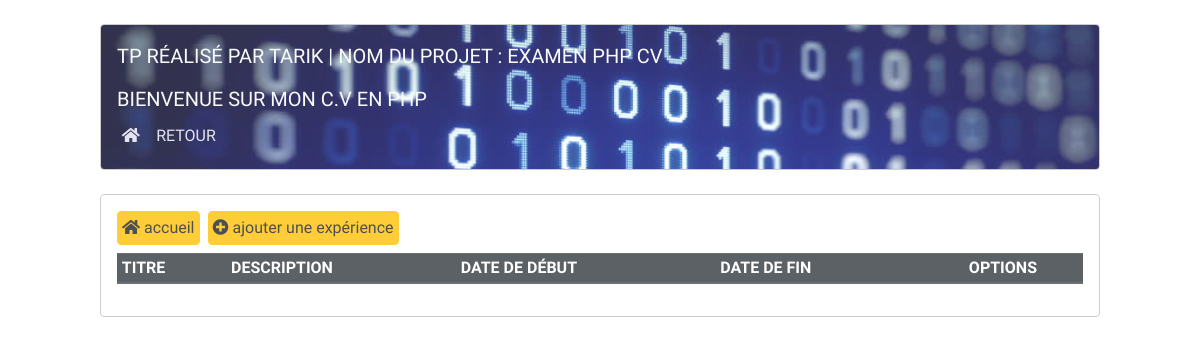
/experience.php, run on an earlier commit of the app's database.
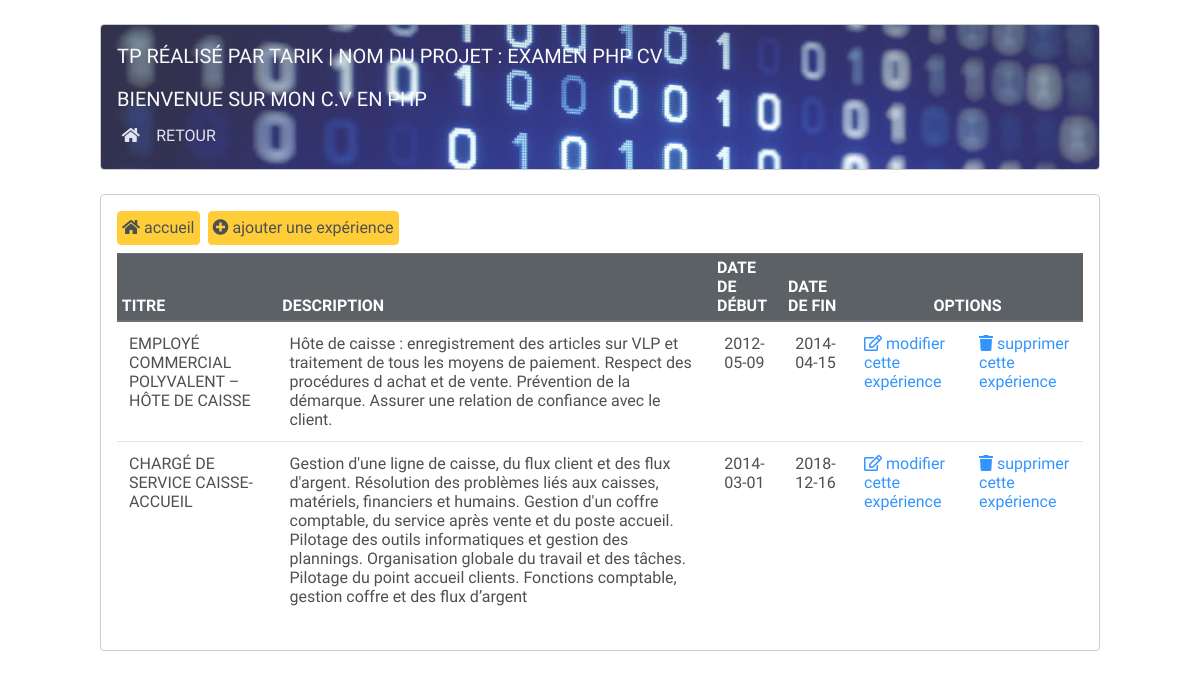
And on a later commit of the database.
### tables this page shows
CREATE TABLE `experience` (
  `id` int(11) NOT NULL,
  `titre` varchar(250) NOT NULL,
  `description` text NOT NULL,
  `date_debut` date NOT NULL,
  `date_fin` date DEFAULT NULL
);

### experience.php (the view, shortened to what this page needs)
<?php
require_once ('include.php');
include ('jumbotron.php');
?>
<div class="menu container col-10">
<nav class="navbar navbar-expand-lg mb-2">
<a class="nav-link btn btn-warning mr-2 p-1" href="home.php"><i class="fas fa-home"></i>&nbsp;accueil</a>
<a class="nav-link btn btn-warning p-1" href="addExperience.php"><i class="fa fa-plus-circle"></i>&nbsp;ajouter une expérience</a>
</nav>
<?php
$req = $bdd -> query('SELECT * FROM experience');
$results = $req->fetchAll();
?>
<table class="table table-hover">
  <thead class="thead-dark text-uppercase table-sm">
    <tr>
      <th scope="col">titre</th>
      <th scope="col">description</th>
      <th scope="col">date de début</th>
      <th scope="col">date de fin</th>
      <th class='text-center' colspan='2'>options</th>
    </tr>
  </thead>
  <tbody>
    <?php
    foreach ($results as $res){?>
    <tr>
      <td><?= $res['titre']?></td>
      <td><?= $res['description']?></td>
      <td><?= $res['date_debut']?></td>
      <td><?= $res['date_fin']?></td>
      <td><a title="Editer" href="editExperience.php?id=<?php echo($res['id']); ?>"><i class="far fa-edit"></i>&nbsp;modifier cette expérience</a></td>
      <td><a title="Supprimer" href="deleteExperience.php?id=<?php echo($res['id']);?>"><i class="fas fa-trash"></i>&nbsp;supprimer cette expérience</a></td>
    </tr>
    <?php
    }
    ?>
  </tbody>
</table>
</div>

What changed in the data, as far as the page shows it:
added experience: titre "EMPLOYÉ COMMERCIAL POLYVALENT – HÔTE DE CAISSE", description "Hôte de caisse : enregistrement des articles sur VLP et traitement de tous les moyens de paiement. Respect des procédures d achat et de vente. Prévention de la démarque. Assurer une relation de confiance avec le client.", date_debut "2012-05-09", date_fin "2014-04-15"
added experience: titre "CHARGÉ DE SERVICE CAISSE-ACCUEIL", description "Gestion d'une ligne de caisse, du flux client et des flux d'argent. Résolution des problèmes liés aux caisses, matériels, financiers et humains. Gestion d'un coffre comptable, du service après vente et du poste accueil. Pilotage des outils informatiques et gestion des plannings. Organisation globale du travail et des tâches. Pilotage du point accueil clients. Fonctions comptable, gestion coffre et des flux d’argent", date_debut "2014-03-01", date_fin "2018-12-16"
